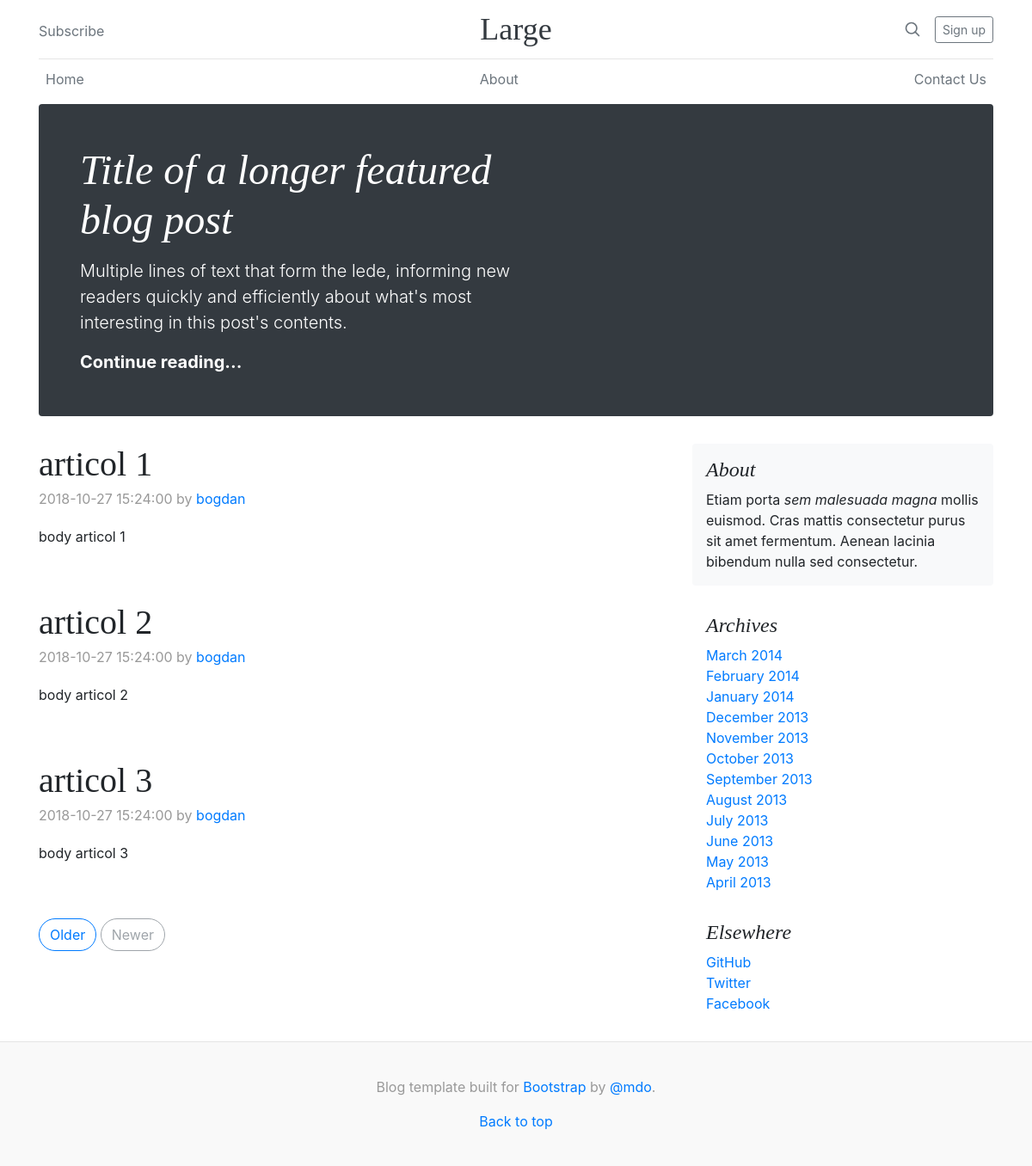
The page / on the database its author committed.
### tables this page shows
CREATE TABLE `articole` (
  `id` int(11) NOT NULL,
  `id_user` int(11) NOT NULL,
  `data_postare` timestamp NOT NULL DEFAULT CURRENT_TIMESTAMP,
  `body` varchar(500) NOT NULL,
  `titlu` varchar(100) NOT NULL
);

CREATE TABLE `useri` (
  `id` int(11) NOT NULL,
  `email` varchar(200) NOT NULL,
  `nume` varchar(200) NOT NULL,
  `parola` varchar(200) NOT NULL
);

### controllers/home.controller.php (called while the page is built)
<?php
$sql="SELECT * FROM articole INNER JOIN useri on articole.id_user=useri.id";
$result=mysqli_query($con1, $sql);
while($row=mysqli_fetch_assoc($result)){
    $articles[]=[
        'title' => $row['titlu'],
        'data' => $row['data_postare'],
        'autor' => $row['nume'],
        'body' => $row['body']
    ];
}
require 'views/articol.view.php';

### views/articol.view.php (the view)
<?php foreach($articles as $article){ ?>
<div class="blog-post">
    <h2 class="blog-post-title"><?php echo $article['title']; ?></h2>
    <p class="blog-post-meta"><?php echo $article['data']; ?> by <a href="#"><?php echo $article['autor']; ?></a></p>
    <p><?php echo $article['body']; ?></p>
</div>
<?php } ?>

### views/layouts/header.view.php (shortened to what this page needs)
<!doctype html>
<html lang="en">
<head>
    <link href="https://getbootstrap.com/docs/4.1/dist/css/bootstrap.min.css" rel="stylesheet">
    <link href="blog.css" rel="stylesheet">
</head>
<div class="container">
    <header class="blog-header py-3">
        <div class="row flex-nowrap justify-content-between align-items-center">
            <div class="col-4 pt-1">
                <a class="text-muted" href="#">Subscribe</a>
            </div>
            <div class="col-4 text-center">
                <a class="blog-header-logo text-dark" href="#">Large</a>
            </div>
            <div class="col-4 d-flex justify-content-end align-items-center">
                <a class="text-muted" href="#">
                    <svg xmlns="http://www.w3.org/2000/svg" width="20" height="20" viewBox="0 0 24 24" fill="none" stroke="currentColor" stroke-width="2" stroke-linecap="round" stroke-linejoin="round" class="mx-3"><circle cx="10.5" cy="10.5" r="7.5"></circle><line x1="21" y1="21" x2="15.8" y2="15.8"></line></svg>
                </a>
                <a class="btn btn-sm btn-outline-secondary" href="#">Sign up</a>
            </div>
        </div>
    </header>
    <body>

### views/layouts/nav.view.php
<div class="nav-scroller py-1 mb-2">
    <nav class="nav d-flex justify-content-between">
        <a class="p-2 text-muted" href="/blog-mada">Home</a>
        <a class="p-2 text-muted" href="/blog-mada/about">About</a>
        <a class="p-2 text-muted" href="/blog-mada/contact">Contact Us</a>
    </nav>
</div>

### views/layouts/jumbotron.view.php
<div class="jumbotron p-3 p-md-5 text-white rounded bg-dark">
    <div class="col-md-6 px-0">
        <h1 class="display-4 font-italic">Title of a longer featured blog post</h1>
        <p class="lead my-3">Multiple lines of text that form the lede, informing new readers quickly and efficiently about what's most interesting in this post's contents.</p>
        <p class="lead mb-0"><a href="#" class="text-white font-weight-bold">Continue reading...</a></p>
    </div>
</div>
</div>
<main role="main" class="container">
    <div class="row">
        <div class="col-md-8 blog-main">

### index.php (shortened to what this page needs)
<?php
require 'config/db_connect.php';
require 'views/layouts/header.view.php';
require 'views/layouts/nav.view.php';
require 'views/layouts/jumbotron.view.php';
switch ($_SERVER['REQUEST_URI']) {
    case '/blog-mada/':
    case '/blog-mada/index.php':
        require 'controllers/home.controller.php';
        break;
}
require 'views/order_buttons.view.php';
require 'views/layouts/sidebar.view.php';
require 'views/layouts/footer.view.php';

### views/order_buttons.view.php
<nav class="blog-pagination">
    <a class="btn btn-outline-primary" href="#">Older</a>
    <a class="btn btn-outline-secondary disabled" href="#">Newer</a>
</nav>
</div>

### views/layouts/sidebar.view.php
<aside class="col-md-4 blog-sidebar">
    <div class="p-3 mb-3 bg-light rounded">
        <h4 class="font-italic">About</h4>
        <p class="mb-0">Etiam porta <em>sem malesuada magna</em> mollis euismod. Cras mattis consectetur purus sit amet fermentum. Aenean lacinia bibendum nulla sed consectetur.</p>
    </div>
    <div class="p-3">
        <h4 class="font-italic">Archives</h4>
        <ol class="list-unstyled mb-0">
            <li><a href="#">March 2014</a></li>
            <li><a href="#">February 2014</a></li>
            <li><a href="#">January 2014</a></li>
            <li><a href="#">December 2013</a></li>
            <li><a href="#">November 2013</a></li>
            <li><a href="#">October 2013</a></li>
            <li><a href="#">September 2013</a></li>
            <li><a href="#">August 2013</a></li>
            <li><a href="#">July 2013</a></li>
            <li><a href="#">June 2013</a></li>
            <li><a href="#">May 2013</a></li>
            <li><a href="#">April 2013</a></li>
        </ol>
    </div>
    <div class="p-3">
        <h4 class="font-italic">Elsewhere</h4>
        <ol class="list-unstyled">
            <li><a href="#">GitHub</a></li>
            <li><a href="#">Twitter</a></li>
            <li><a href="#">Facebook</a></li>
        </ol>
    </div>
</aside>
</div>

### views/layouts/footer.view.php (shortened to what this page needs)
</main>
<footer class="blog-footer">
    <p>Blog template built for <a href="https://getbootstrap.com/">Bootstrap</a> by <a href="https://twitter.com/mdo">@mdo</a>.</p>
    <p>
        <a href="#">Back to top</a>
    </p>
</footer>
</body>
</html>

### public/blog.css (style rules this page uses)
.blog-header { line-height: 1; border-bottom: 1px solid #e5e5e5; }
.blog-header-logo { font-family: "Playfair Display", Georgia, "Times New Roman", serif; font-size: 2.25rem; }
h1, h2, h3, h4, h5, h6 { font-family: "Playfair Display", Georgia, "Times New Roman", serif; }
.display-4 { font-size: 2.5rem; }
@media (min-width: 768px) { .display-4 { font-size: 3rem; } }
.nav-scroller { position: relative; z-index: 2; height: 2.75rem; overflow-y: hidden; }
.nav-scroller .nav { display: -ms-flexbox; display: flex; -ms-flex-wrap: nowrap; flex-wrap: nowrap; padding-bottom: 1rem; margin-top: -1px; overflow-x: auto; text-align: center; white-space: nowrap; -webkit-overflow-scrolling: touch; }
.blog-pagination { margin-bottom: 4rem; }
.blog-pagination > .btn { border-radius: 2rem; }
.blog-post { margin-bottom: 4rem; }
.blog-post-title { margin-bottom: .25rem; font-size: 2.5rem; }
.blog-post-meta { margin-bottom: 1.25rem; color: #999; }
.blog-footer { padding: 2.5rem 0; color: #999; text-align: center; background-color: #f9f9f9; border-top: .05rem solid #e5e5e5; }
.blog-footer p:last-child { margin-bottom: 0; }

### rows shown on the page
articole: titlu "articol 1", data_postare "2018-10-27 15:24:00", id_user.nume "bogdan", body "body articol 1"
articole: titlu "articol 2", data_postare "2018-10-27 15:24:00", id_user.nume "bogdan", body "body articol 2"
articole: titlu "articol 3", data_postare "2018-10-27 15:24:00", id_user.nume "bogdan", body "body articol 3"
